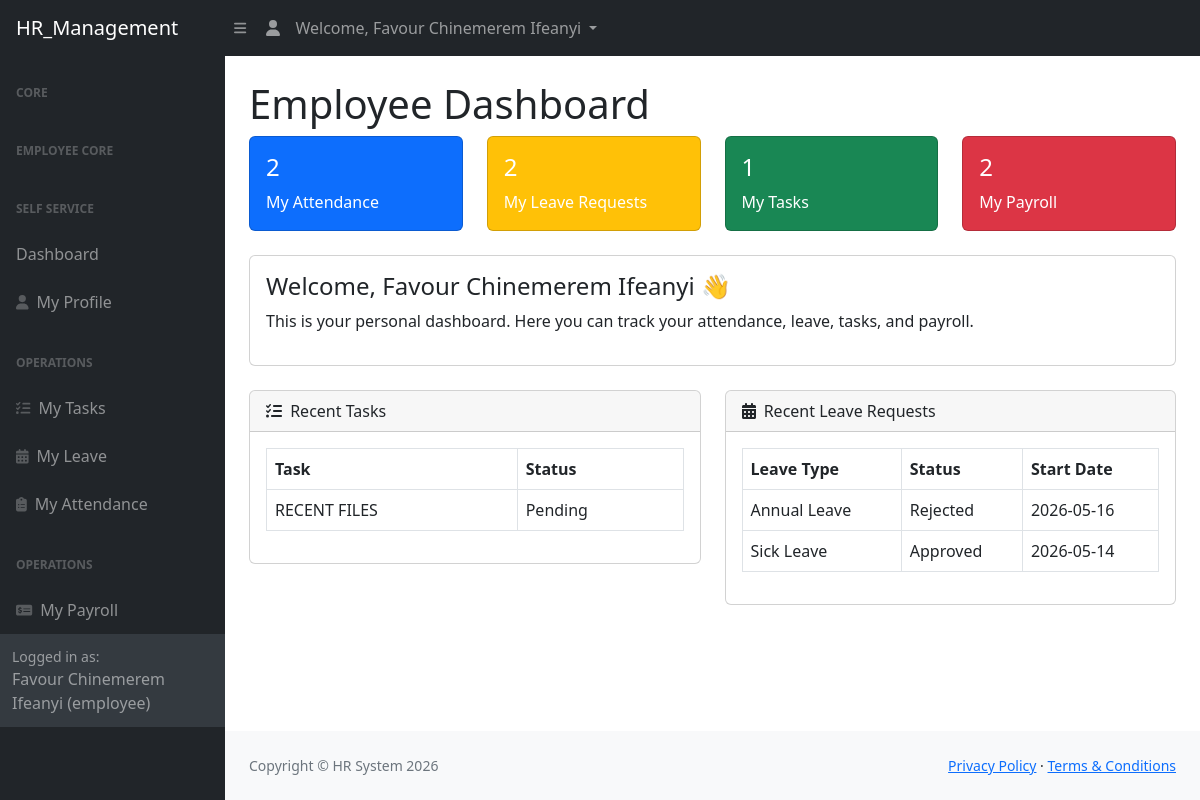
The app's page /hr_suite/employee_dashboard/index.php (signed in) with its own data.
### tables this page shows
CREATE TABLE `tasks` (
  `id` int(11) NOT NULL,
  `title` varchar(255) NOT NULL,
  `description` text NOT NULL,
  `assigned_to` int(11) NOT NULL,
  `assigned_by` int(11) NOT NULL,
  `status` enum('pending','in_progress','completed') NOT NULL DEFAULT 'pending',
  `created_at` timestamp NOT NULL DEFAULT current_timestamp()
);

CREATE TABLE `leaves` (
  `id` int(11) NOT NULL,
  `user_id` int(11) NOT NULL,
  `leave_type` varchar(50) NOT NULL,
  `start_date` date NOT NULL,
  `end_date` date NOT NULL,
  `reason` text NOT NULL,
  `status` enum('pending','approved','rejected') NOT NULL DEFAULT 'pending',
  `created_at` timestamp NOT NULL DEFAULT current_timestamp()
);

### hr_suite/employee_dashboard/index.php (the view, shortened to what this page needs)
<?php
include("../config/db.php");
$user_id = $_SESSION['user_id'];
$attendance_query = mysqli_query($conn, "
    SELECT COUNT(*) AS total_attendance
    FROM attendance
    WHERE user_id='$user_id'
");
$attendance = mysqli_fetch_assoc($attendance_query);
$leave_query = mysqli_query($conn, "
    SELECT COUNT(*) AS total_leave
    FROM leaves
    WHERE user_id='$user_id'
");
$leave = mysqli_fetch_assoc($leave_query);
$task_query = mysqli_query($conn, "
    SELECT COUNT(*) AS total_tasks
    FROM tasks
    WHERE assigned_to='$user_id'
");
$task = mysqli_fetch_assoc($task_query);
$payroll_query = mysqli_query($conn, "
    SELECT COUNT(*) AS total_payroll
    FROM payroll
    WHERE user_id='$user_id'
");
$payroll = mysqli_fetch_assoc($payroll_query);
$user_id = $_SESSION['user_id'];
$taskQuery = mysqli_query($conn, "
    SELECT title, status
    FROM tasks
    WHERE assigned_to='$user_id'
    ORDER BY id DESC
    LIMIT 5
");
$leaveQuery = mysqli_query($conn, "
    SELECT leave_type, status, start_date
    FROM leaves
    WHERE user_id='$user_id'
    ORDER BY id DESC
    LIMIT 5
");
?>
<?php include("../includes/header.php"); ?>
<div id="layoutSidenav">
<?php include("../includes/sidebar.php"); ?>
<div id="layoutSidenav_content">
<main>
<div class="container-fluid px-4">
<h1 class="mt-4">Employee Dashboard</h1>
<div class="row">
<div class="col-xl-3 col-md-6">
<div class="card bg-primary text-white mb-4">
<div class="card-body">
<h4><?php echo $attendance['total_attendance']; ?></h4>
My Attendance
</div>
</div>
</div>
<div class="col-xl-3 col-md-6">
<div class="card bg-warning text-white mb-4">
<div class="card-body">
<h4><?php echo $leave['total_leave']; ?></h4>
My Leave Requests
</div>
</div>
</div>
<div class="col-xl-3 col-md-6">
<div class="card bg-success text-white mb-4">
<div class="card-body">
<h4><?php echo $task['total_tasks']; ?></h4>
My Tasks
</div>
</div>
</div>
<div class="col-xl-3 col-md-6">
<div class="card bg-danger text-white mb-4">
<div class="card-body">
<h4><?php echo $payroll['total_payroll']; ?></h4>
My Payroll
</div>
</div>
</div>
</div>
<div class="card mb-4">
<div class="card-body">
<h4>Welcome, <?php echo $_SESSION['name']; ?> 👋</h4>
<p>This is your personal dashboard. Here you can track your attendance, leave, tasks, and payroll.</p>
</div>
</div>
<div class="row">
<div class="col-xl-6">
<div class="card mb-4">
<div class="card-header">
<i class="fas fa-tasks me-1"></i>
Recent Tasks
</div>
<div class="card-body">
<table class="table table-bordered">
<thead>
<tr>
<th>Task</th>
<th>Status</th>
</tr>
</thead>
<tbody>
<?php if(mysqli_num_rows($taskQuery) > 0): ?>
<?php while($taskData = mysqli_fetch_assoc($taskQuery)): ?>
<tr>
<td><?php echo $taskData['title']; ?></td>
<td><?php echo ucfirst($taskData['status']); ?></td>
</tr>
<?php endwhile; ?>
<?php endif; ?>
</tbody>
</table>
</div>
</div>
</div>
<div class="col-xl-6">
<div class="card mb-4">
<div class="card-header">
<i class="fas fa-calendar-days me-1"></i>
Recent Leave Requests
</div>
<div class="card-body">
<table class="table table-bordered">
<thead>
<tr>
<th>Leave Type</th>
<th>Status</th>
<th>Start Date</th>
</tr>
</thead>
<tbody>
<?php if(mysqli_num_rows($leaveQuery) > 0): ?>
<?php while($leaveData = mysqli_fetch_assoc($leaveQuery)): ?>
<tr>
<td><?php echo $leaveData['leave_type']; ?></td>
<td><?php echo ucfirst($leaveData['status']); ?></td>
<td><?php echo $leaveData['start_date']; ?></td>
</tr>
<?php endwhile; ?>
<?php endif; ?>
</tbody>
</table>
</div>
</div>
</div>
</div>
</div>
</main>
<?php include("../includes/footer.php"); ?>

### records on screen
tasks: title "RECENT FILES", status "Pending"
leaves: leave_type "Annual Leave", status "Rejected", start_date "2026-05-16"
leaves: leave_type "Sick Leave", status "Approved", start_date "2026-05-14"

### other values on screen
$name "Favour Chinemerem Ifeanyi"
$role "employee"
$attendance['total_attendance'] "2"
$leave['total_leave'] "2"
$task['total_tasks'] "1"
$payroll['total_payroll'] "2"
$_SESSION['name'] "Favour Chinemerem Ifeanyi"
